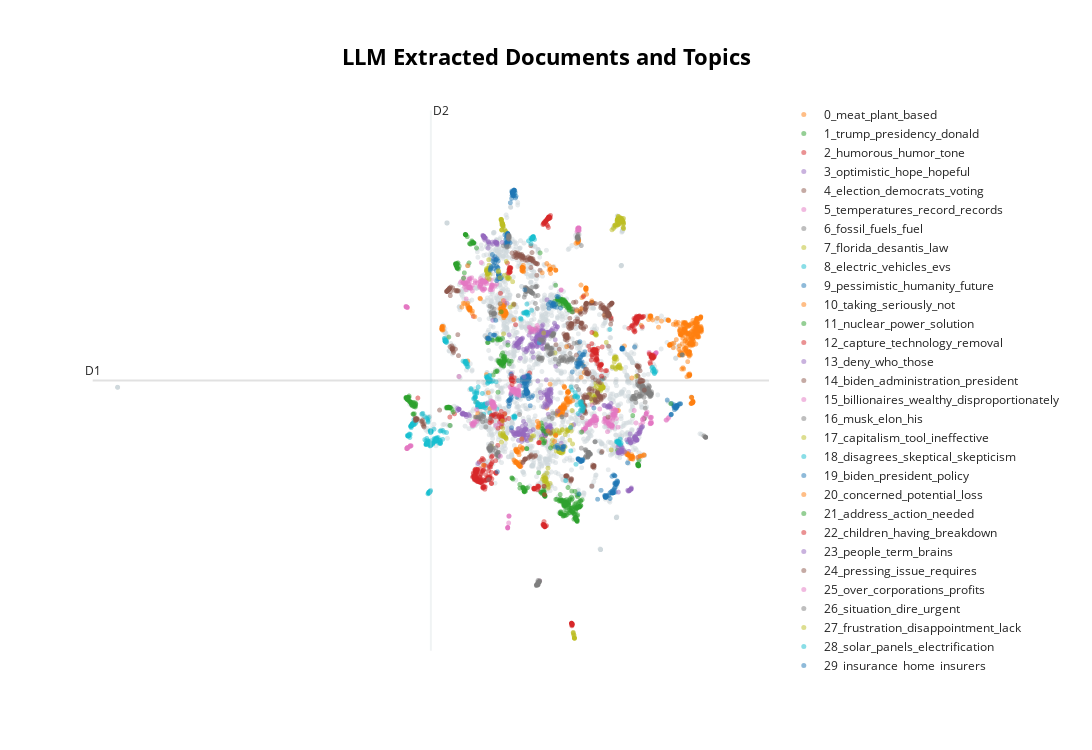

Notebook code for this chart:
### Code cell
visual_docs = topic_model.visualize_documents(docs, embeddings=embed, hide_annotations=True, title='<b>LLM Extracted Documents and Topics</b>')
visual_docs.write_html("figures/llm-visual-docs.html")
visual_docs
